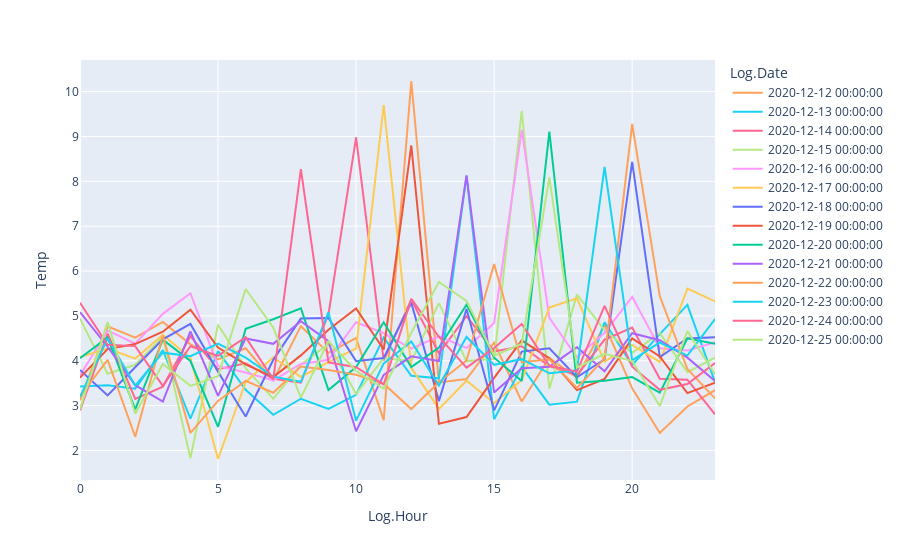

Notebook code for this chart:
### Code cell
# Add door indiscipline cases
iss_start = datetime.datetime.strptime('2020-12-12', '%Y-%m-%d')
iss_stop = datetime.datetime.strptime('2020-12-25', '%Y-%m-%d')
iss_sites = ['Jaipur']
iss_dates = pd.date_range(iss_start, iss_stop).tolist()

drissue_data = df.loc[(df['Site'].isin(iss_sites)) & (df['Log.Date'] >= iss_start) & (df['Log.Date'] <= iss_stop)]
df = df.loc[~((df['Site'].isin(iss_sites)) & (df['Log.Date'] >= iss_start) & (df['Log.Date'] <= iss_stop))]

drissue_data['Condition'] = 'Door Indiscipline'

# Dataframe representing Temp spike instances
iss_df =  pd.DataFrame(itertools.product(*[iss_sites, iss_dates]), columns = ['Site', 'Log.Date'])
iss_df['Log.Hour'] = np.random.choice(range(8,22),iss_df.shape[0])
#iss_df

for i in range(iss_df.shape[0]):
    r = iss_df.loc[i]
    drissue_data.loc[(drissue_data['Site'] == r['Site']) & (drissue_data['Log.Date'] == r['Log.Date']) & 
                     (drissue_data['Log.Hour'] == r['Log.Hour']), 'Temp'] += 5
    

df = pd.concat([df, drissue_data])

#plot
fig = px.line(drissue_data, x='Log.Hour', y='Temp', color='Log.Date')
fig.show()

### Figure 1 — Plotly figure (JSON) as saved in the notebook; plotly's stock layout.template omitted (floating-point values rounded to 4 significant figures)
{"data": [{"hovertemplate": "Log.Date=2020-12-12 00:00:00<br>Log.Hour=%{x}<br>Temp=%{y}<extra></extra>", "legendgroup": "2020-12-12 00:00:00", "line": {"color": "#FFA15A", "dash": "solid"}, "mode": "lines", "name": "2020-12-12 00:00:00", "orientation": "v", "showlegend": true, "type": "scatter", "x": [0, 1, 2, 3, 4, 5, 6, 7, 8, 9, 10, 11, 12, 13, 14, 15, 16, 17, 18, 19, 20, 21, 22, 23], "xaxis": "x", "y": [3.119, 4.766, 4.515, 4.866, 4.367, 4.029, 4.278, 3.559, 4.772, 4.177, 4.507, 2.677, 10.24, 3.519, 3.593, 4.402, 3.092, 4.064, 3.622, 4.803, 3.387, 2.392, 2.981, 3.344], "yaxis": "y"}, {"hovertemplate": "Log.Date=2020-12-13 00:00:00<br>Log.Hour=%{x}<br>Temp=%{y}<extra></extra>", "legendgroup": "2020-12-13 00:00:00", "line": {"color": "#19d3f3", "dash": "solid"}, "mode": "lines", "name": "2020-12-13 00:00:00", "orientation": "v", "showlegend": true, "type": "scatter", "x": [0, 1, 2, 3, 4, 5, 6, 7, 8, 9, 10, 11, 12, 13, 14, 15, 16, 17, 18, 19, 20, 21, 22, 23], "xaxis": "x", "y": [3.427, 3.453, 3.38, 4.24, 2.71, 4.217, 3.352, 2.795, 3.154, 2.925, 3.241, 4.518, 3.667, 3.609, 8.122, 2.697, 3.866, 3.022, 3.089, 4.86, 3.906, 4.594, 5.246, 3.525], "yaxis": "y"}, {"hovertemplate": "Log.Date=2020-12-14 00:00:00<br>Log.Hour=%{x}<br>Temp=%{y}<extra></extra>", "legendgroup": "2020-12-14 00:00:00", "line": {"color": "#FF6692", "dash": "solid"}, "mode": "lines", "name": "2020-12-14 00:00:00", "orientation": "v", "showlegend": true, "type": "scatter", "x": [0, 1, 2, 3, 4, 5, 6, 7, 8, 9, 10, 11, 12, 13, 14, 15, 16, 17, 18, 19, 20, 21, 22, 23], "xaxis": "x", "y": [2.897, 4.609, 3.152, 3.424, 4.549, 3.811, 3.943, 3.6, 3.515, 5.036, 8.98, 4.01, 5.363, 4.168, 4.997, 4.208, 4.323, 3.883, 3.674, 4.474, 4.743, 3.598, 3.58, 2.806], "yaxis": "y"}, {"hovertemplate": "Log.Date=2020-12-15 00:00:00<br>Log.Hour=%{x}<br>Temp=%{y}<extra></extra>", "legendgroup": "2020-12-15 00:00:00", "line": {"color": "#B6E880", "dash": "solid"}, "mode": "lines", "name": "2020-12-15 00:00:00", "orientation": "v", "showlegend": true, "type": "scatter", "x": [0, 1, 2, 3, 4, 5, 6, 7, 8, 9, 10, 11, 12, 13, 14, 15, 16, 17, 18, 19, 20, 21, 22, 23], "xaxis": "x", "y": [4.94, 3.712, 3.911, 4.534, 1.829, 4.802, 3.837, 3.152, 3.915, 4.374, 3.26, 4.059, 3.992, 5.284, 3.993, 4.042, 9.574, 3.38, 5.474, 4.683, 4.177, 4.618, 3.748, 4.07], "yaxis": "y"}, {"hovertemplate": "Log.Date=2020-12-16 00:00:00<br>Log.Hour=%{x}<br>Temp=%{y}<extra></extra>", "legendgroup": "2020-12-16 00:00:00", "line": {"color": "#FF97FF", "dash": "solid"}, "mode": "lines", "name": "2020-12-16 00:00:00", "orientation": "v", "showlegend": true, "type": "scatter", "x": [0, 1, 2, 3, 4, 5, 6, 7, 8, 9, 10, 11, 12, 13, 14, 15, 16, 17, 18, 19, 20, 21, 22, 23], "xaxis": "x", "y": [3.675, 4.676, 4.381, 5.047, 5.506, 3.881, 3.738, 3.561, 3.931, 4.023, 4.859, 4.616, 4.272, 4.545, 4.286, 4.842, 9.148, 4.956, 4.079, 4.623, 5.426, 4.279, 4.227, 4.415], "yaxis": "y"}, {"hovertemplate": "Log.Date=2020-12-17 00:00:00<br>Log.Hour=%{x}<br>Temp=%{y}<extra></extra>", "legendgroup": "2020-12-17 00:00:00", "line": {"color": "#FECB52", "dash": "solid"}, "mode": "lines", "name": "2020-12-17 00:00:00", "orientation": "v", "showlegend": true, "type": "scatter", "x": [0, 1, 2, 3, 4, 5, 6, 7, 8, 9, 10, 11, 12, 13, 14, 15, 16, 17, 18, 19, 20, 21, 22, 23], "xaxis": "x", "y": [4.082, 4.273, 4.049, 4.58, 4.062, 1.811, 3.527, 4.079, 3.64, 3.972, 4.274, 9.699, 3.842, 2.927, 3.556, 3.061, 3.571, 5.187, 5.392, 3.981, 4.355, 3.974, 5.609, 5.326], "yaxis": "y"}, {"hovertemplate": "Log.Date=2020-12-18 00:00:00<br>Log.Hour=%{x}<br>Temp=%{y}<extra></extra>", "legendgroup": "2020-12-18 00:00:00", "line": {"color": "#636efa", "dash": "solid"}, "mode": "lines", "name": "2020-12-18 00:00:00", "orientation": "v", "showlegend": true, "type": "scatter", "x": [0, 1, 2, 3, 4, 5, 6, 7, 8, 9, 10, 11, 12, 13, 14, 15, 16, 17, 18, 19, 20, 21, 22, 23], "xaxis": "x", "y": [3.795, 3.227, 3.855, 4.478, 4.822, 3.755, 2.758, 4.022, 4.945, 4.953, 3.992, 4.062, 5.295, 3.102, 5.153, 2.895, 4.205, 4.278, 3.632, 4.035, 8.434, 4.083, 4.499, 4.526], "yaxis": "y"}, {"hovertemplate": "Log.Date=2020-12-19 00:00:00<br>Log.Hour=%{x}<br>Temp=%{y}<extra></extra>", "legendgroup": "2020-12-19 00:00:00", "line": {"color": "#EF553B", "dash": "solid"}, "mode": "lines", "name": "2020-12-19 00:00:00", "orientation": "v", "showlegend": true, "type": "scatter", "x": [0, 1, 2, 3, 4, 5, 6, 7, 8, 9, 10, 11, 12, 13, 14, 15, 16, 17, 18, 19, 20, 21, 22, 23], "xaxis": "x", "y": [3.624, 4.261, 4.373, 4.649, 5.138, 4.295, 3.921, 3.637, 4.121, 4.692, 5.166, 4.25, 8.799, 2.596, 2.746, 3.62, 4.455, 4.055, 3.348, 3.598, 4.498, 4.095, 3.28, 3.511], "yaxis": "y"}, {"hovertemplate": "Log.Date=2020-12-20 00:00:00<br>Log.Hour=%{x}<br>Temp=%{y}<extra></extra>", "legendgroup": "2020-12-20 00:00:00", "line": {"color": "#00cc96", "dash": "solid"}, "mode": "lines", "name": "2020-12-20 00:00:00", "orientation": "v", "showlegend": true, "type": "scatter", "x": [0, 1, 2, 3, 4, 5, 6, 7, 8, 9, 10, 11, 12, 13, 14, 15, 16, 17, 18, 19, 20, 21, 22, 23], "xaxis": "x", "y": [4.055, 4.522, 2.916, 4.471, 3.996, 2.525, 4.713, 4.926, 5.171, 3.349, 3.862, 4.857, 3.859, 4.295, 5.252, 4.07, 3.552, 9.106, 3.51, 3.553, 3.636, 3.29, 4.502, 4.38], "yaxis": "y"}, {"hovertemplate": "Log.Date=2020-12-21 00:00:00<br>Log.Hour=%{x}<br>Temp=%{y}<extra></extra>", "legendgroup": "2020-12-21 00:00:00", "line": {"color": "#ab63fa", "dash": "solid"}, "mode": "lines", "name": "2020-12-21 00:00:00", "orientation": "v", "showlegend": true, "type": "scatter", "x": [0, 1, 2, 3, 4, 5, 6, 7, 8, 9, 10, 11, 12, 13, 14, 15, 16, 17, 18, 19, 20, 21, 22, 23], "xaxis": "x", "y": [5.084, 4.313, 3.458, 3.092, 4.656, 3.218, 4.499, 4.378, 4.881, 4.436, 2.43, 3.686, 4.099, 3.996, 8.133, 3.291, 3.832, 3.869, 4.301, 3.766, 4.614, 4.458, 4.07, 3.55], "yaxis": "y"}, {"hovertemplate": "Log.Date=2020-12-22 00:00:00<br>Log.Hour=%{x}<br>Temp=%{y}<extra></extra>", "legendgroup": "2020-12-22 00:00:00", "line": {"color": "#FFA15A", "dash": "solid"}, "mode": "lines", "name": "2020-12-22 00:00:00", "orientation": "v", "showlegend": true, "type": "scatter", "x": [0, 1, 2, 3, 4, 5, 6, 7, 8, 9, 10, 11, 12, 13, 14, 15, 16, 17, 18, 19, 20, 21, 22, 23], "xaxis": "x", "y": [3.211, 4.022, 2.306, 4.563, 2.393, 3.105, 3.554, 3.288, 3.873, 3.795, 3.689, 3.49, 2.924, 3.521, 4.008, 6.159, 3.97, 4.032, 3.393, 4.054, 9.28, 5.442, 3.817, 3.162], "yaxis": "y"}, {"hovertemplate": "Log.Date=2020-12-23 00:00:00<br>Log.Hour=%{x}<br>Temp=%{y}<extra></extra>", "legendgroup": "2020-12-23 00:00:00", "line": {"color": "#19d3f3", "dash": "solid"}, "mode": "lines", "name": "2020-12-23 00:00:00", "orientation": "v", "showlegend": true, "type": "scatter", "x": [0, 1, 2, 3, 4, 5, 6, 7, 8, 9, 10, 11, 12, 13, 14, 15, 16, 17, 18, 19, 20, 21, 22, 23], "xaxis": "x", "y": [3.196, 4.496, 3.448, 4.182, 4.101, 4.385, 4.071, 3.647, 3.531, 5.083, 2.665, 3.942, 4.429, 3.446, 4.531, 3.91, 4.036, 3.721, 3.786, 8.323, 4.012, 4.408, 4.116, 4.932], "yaxis": "y"}, {"hovertemplate": "Log.Date=2020-12-24 00:00:00<br>Log.Hour=%{x}<br>Temp=%{y}<extra></extra>", "legendgroup": "2020-12-24 00:00:00", "line": {"color": "#FF6692", "dash": "solid"}, "mode": "lines", "name": "2020-12-24 00:00:00", "orientation": "v", "showlegend": true, "type": "scatter", "x": [0, 1, 2, 3, 4, 5, 6, 7, 8, 9, 10, 11, 12, 13, 14, 15, 16, 17, 18, 19, 20, 21, 22, 23], "xaxis": "x", "y": [5.293, 4.358, 4.327, 3.44, 4.325, 4.11, 4.525, 3.586, 8.272, 3.963, 3.856, 3.473, 5.38, 4.537, 3.848, 4.286, 4.821, 3.888, 3.757, 5.224, 3.867, 3.352, 3.483, 3.952], "yaxis": "y"}, {"hovertemplate": "Log.Date=2020-12-25 00:00:00<br>Log.Hour=%{x}<br>Temp=%{y}<extra></extra>", "legendgroup": "2020-12-25 00:00:00", "line": {"color": "#B6E880", "dash": "solid"}, "mode": "lines", "name": "2020-12-25 00:00:00", "orientation": "v", "showlegend": true, "type": "scatter", "x": [0, 1, 2, 3, 4, 5, 6, 7, 8, 9, 10, 11, 12, 13, 14, 15, 16, 17, 18, 19, 20, 21, 22, 23], "xaxis": "x", "y": [2.922, 4.862, 2.819, 3.927, 3.442, 3.658, 5.601, 4.745, 3.178, 4.435, 3.772, 3.381, 4.624, 5.757, 5.334, 4.114, 4.38, 8.086, 3.848, 4.156, 3.995, 2.991, 4.662, 3.698], "yaxis": "y"}], "layout": {"legend": {"title": {"text": "Log.Date"}, "tracegroupgap": 0}, "margin": {"t": 60}, "xaxis": {"anchor": "y", "domain": [0, 1], "title": {"text": "Log.Hour"}}, "yaxis": {"anchor": "x", "domain": [0, 1], "title": {"text": "Temp"}}}}
